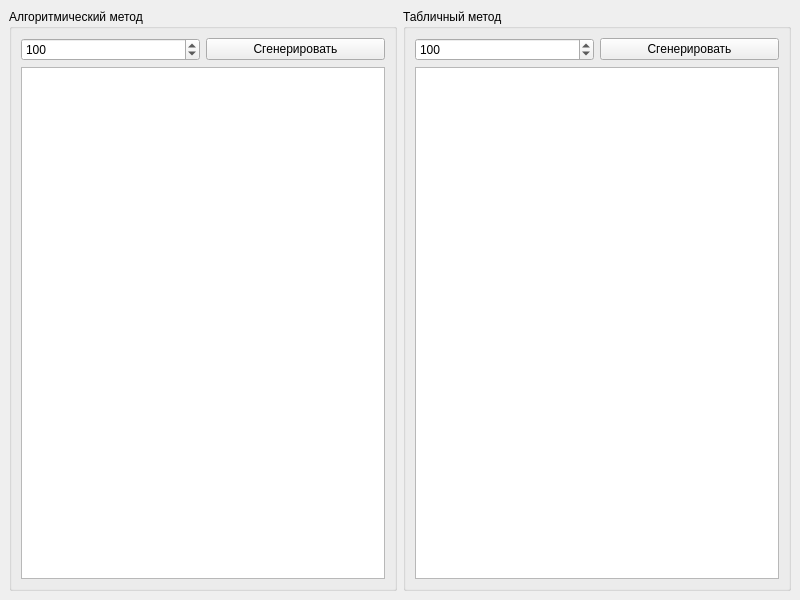
<?xml version="1.0" encoding="UTF-8"?>
<ui version="4.0">
 <class>MainWindow</class>
 <widget class="QMainWindow" name="MainWindow">
  <property name="geometry">
   <rect>
    <x>0</x>
    <y>0</y>
    <width>800</width>
    <height>600</height>
   </rect>
  </property>
  <property name="windowTitle">
   <string>MainWindow</string>
  </property>
  <widget class="QWidget" name="centralwidget">
   <layout class="QGridLayout" name="gridLayout">
    <item row="0" column="0">
     <widget class="QGroupBox" name="computationalMethodGroupBox">
      <property name="title">
       <string>Алгоритмический метод</string>
      </property>
      <layout class="QGridLayout" name="gridLayout_2">
       <item row="0" column="0">
        <widget class="QSpinBox" name="amountOfNumbersToGenerateWithComputationalMethod">
         <property name="minimum">
          <number>1</number>
         </property>
         <property name="maximum">
          <number>10000</number>
         </property>
         <property name="value">
          <number>100</number>
         </property>
        </widget>
       </item>
       <item row="0" column="1">
        <widget class="QPushButton" name="generateRandomNumbersWithComputationalMethodPushButton">
         <property name="text">
          <string>Сгенерировать</string>
         </property>
        </widget>
       </item>
       <item row="1" column="0" colspan="2">
        <widget class="NumbersTableWidget" name="computationalMethodRandomNumbersTableWidget"/>
       </item>
      </layout>
     </widget>
    </item>
    <item row="0" column="1">
     <widget class="QGroupBox" name="tableMethodGroupBox">
      <property name="title">
       <string>Табличный метод</string>
      </property>
      <layout class="QGridLayout" name="gridLayout_3">
       <item row="0" column="1">
        <widget class="QSpinBox" name="amountOfNumbersToGenerateWithTableMethod">
         <property name="minimum">
          <number>1</number>
         </property>
         <property name="maximum">
          <number>10000</number>
         </property>
         <property name="value">
          <number>100</number>
         </property>
        </widget>
       </item>
       <item row="0" column="2">
        <widget class="QPushButton" name="generateRandomNumbersWithTableMethodPushButton">
         <property name="text">
          <string>Сгенерировать</string>
         </property>
        </widget>
       </item>
       <item row="1" column="1" colspan="2">
        <widget class="NumbersTableWidget" name="tableMethodRandomNumbersTableWidget"/>
       </item>
      </layout>
     </widget>
    </item>
   </layout>
  </widget>
 </widget>
 <customwidgets>
  <customwidget>
   <class>NumbersTableWidget</class>
   <extends>QTableWidget</extends>
   <header>numbers_table_widget.hpp</header>
  </customwidget>
 </customwidgets>
 <resources/>
 <connections/>
</ui>
